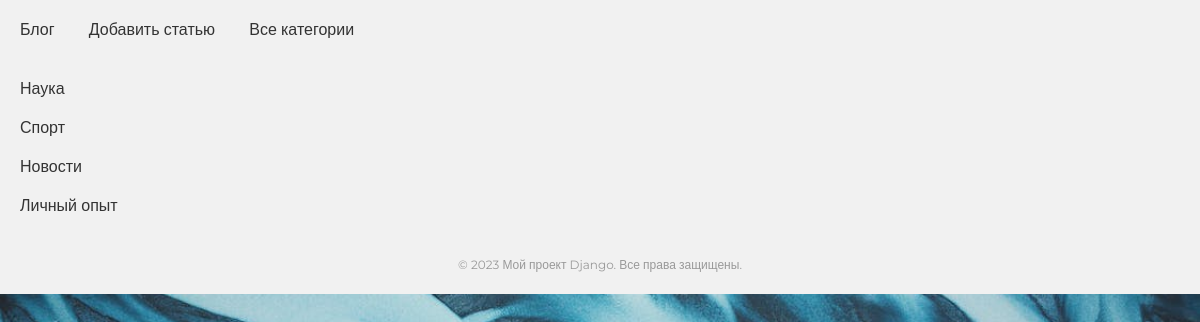
Page /cat/ on the committed database.
### office/models.py (models this page shows, shortened)
class Category(models.Model):
    name = models.CharField(max_length=100, db_index=True)
    def get_absolute_url(self):
        return reverse('category', kwargs={'cat_id': self.pk})
    class Meta:
        verbose_name = 'Категории'
        verbose_name_plural = 'Категории'

### office/views.py (the view)
# urls.py: path('cat/', views.all_categories, name='cat')
def all_categories(request):
    cat = Category.objects.all()
    return render(request, 'category.html', {'cat': cat, 'title': title[4]})

### office/templates/category.html
{% extends 'base.html' %}
{% load static %}
{% block content %}
<nav>
    {% for c in cat %}
    <ul>
            <li><a href="{{ c.get_absolute_url }}">{{ c.name }}</a></li>
    </ul>
    {% endfor %}
  </nav>
{% endblock content %}

### static/s.css (style rules this page uses)
body { background: url("/static/images/img2.jpeg"); background-repeat: no-repeat; background-position: center center; background-attachment: fixed; background-size: cover; font-family: 'Montserrat', sans-serif; margin: 0; padding: 0; }
nav { background-color: #f1f1f1; padding: 10px; }
nav ul { list-style-type: none; margin: 0; padding: 0; }
nav ul li { display: inline-block; margin-right: 10px; }
nav ul li a { display: block; padding: 10px; text-decoration: none; color: #333; }

### rows in the picture
Category: name "Наука"
Category: name "Спорт"
Category: name "Новости"
Category: name "Личный опыт"
